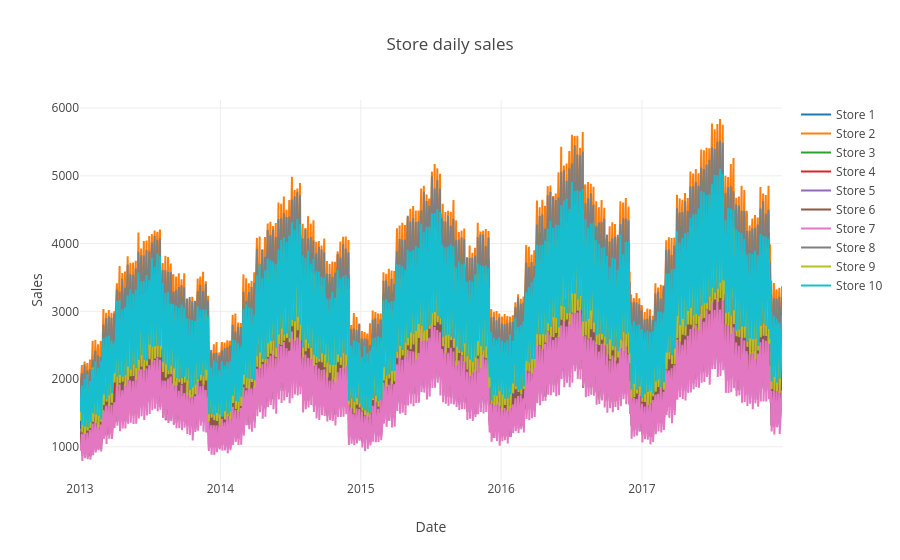

The cell this chart's notebook holds for it:
### Markdown cell above
### Daily sales by store

### Code cell
store_daily_sales_sc = []
for store in store_daily_sales['store'].unique():
    current_store_daily_sales = store_daily_sales[(store_daily_sales['store'] == store)]
    store_daily_sales_sc.append(go.Scatter(x=current_store_daily_sales['date'], y=current_store_daily_sales['sales'], name=('Store %s' % store)))

layout = go.Layout(title='Store daily sales', xaxis=dict(title='Date'), yaxis=dict(title='Sales'))
fig = go.Figure(data=store_daily_sales_sc, layout=layout)
iplot(fig)

### Figure 1 — Plotly figure (JSON) as saved in the notebook; plotly's stock layout.template omitted (floating-point values rounded to 4 significant figures; data arrays with more than 128 entries replaced by an {"elided": "..."} marker saying what was removed)
{"data": [{"name": "Store 1", "x": {"elided": "1826 str values"}, "y": {"elided": "1826 int values"}, "type": "scatter", "uid": "2624bcba-63fb-4ed6-8331-a630e19eba9b"}, {"name": "Store 2", "x": {"elided": "1826 str values"}, "y": {"elided": "1826 int values"}, "type": "scatter", "uid": "a0d50f4f-76d3-4a5b-ae6b-8f16fe24889c"}, {"name": "Store 3", "x": {"elided": "1826 str values"}, "y": {"elided": "1826 int values"}, "type": "scatter", "uid": "c56a831e-59e1-4e37-8566-b1c62eceba7b"}, {"name": "Store 4", "x": {"elided": "1826 str values"}, "y": {"elided": "1826 int values"}, "type": "scatter", "uid": "84af521d-5be2-4508-aa65-dcb5e3f5acfd"}, {"name": "Store 5", "x": {"elided": "1826 str values"}, "y": {"elided": "1826 int values"}, "type": "scatter", "uid": "6b854994-3816-4f5b-a13e-15d317a8d49c"}, {"name": "Store 6", "x": {"elided": "1826 str values"}, "y": {"elided": "1826 int values"}, "type": "scatter", "uid": "500250e7-491b-4777-a3e5-8683f75cbe8d"}, {"name": "Store 7", "x": {"elided": "1826 str values"}, "y": {"elided": "1826 int values"}, "type": "scatter", "uid": "f9256690-2581-4f2c-ab18-3f303d8deb31"}, {"name": "Store 8", "x": {"elided": "1826 str values"}, "y": {"elided": "1826 int values"}, "type": "scatter", "uid": "1fe74944-f95a-441a-99f0-f7049ae26a85"}, {"name": "Store 9", "x": {"elided": "1826 str values"}, "y": {"elided": "1826 int values"}, "type": "scatter", "uid": "4601ad12-e423-4e36-a99c-286e357f2fc8"}, {"name": "Store 10", "x": {"elided": "1826 str values"}, "y": {"elided": "1826 int values"}, "type": "scatter", "uid": "8cd0e28e-f411-43d2-a2c6-f81549d30ba0"}], "layout": {"title": {"text": "Store daily sales"}, "xaxis": {"title": {"text": "Date"}, "type": "date", "range": ["2013-01-01", "2017-12-31"], "autorange": true}, "yaxis": {"title": {"text": "Sales"}, "type": "linear", "range": [509.5, 6120.0], "autorange": true}, "autosize": true}}
